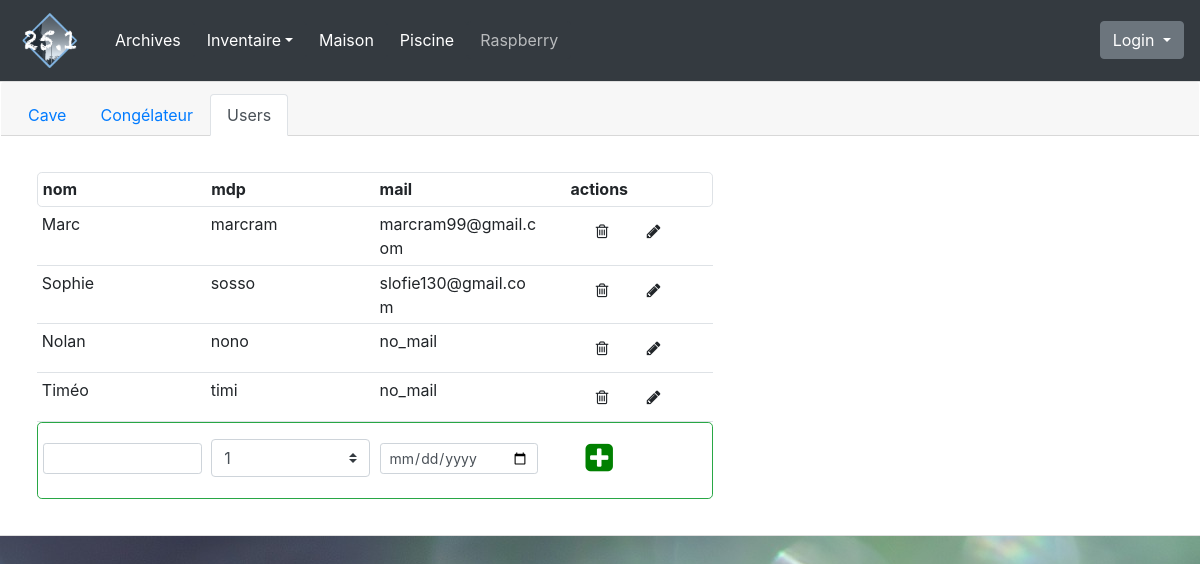
Page /inventaire/?database=Users on the committed database.
### appli/models.py (models this page shows, shortened)
class Users(db.Model):
    __tablename__ = 'users'
    id = db.Column(db.Integer, primary_key=True)
    nom = db.Column(db.String(20), nullable=False)
    mdp = db.Column(db.String(20), nullable=False)
    mail = db.Column(db.String(20), nullable=True)
    droits = db.Column(db.String(20), nullable=True)
    entetes = [['nom', 3], ['mdp', 3], ['mail', 3], ['droits', 1]]
    champ_db = [id, nom, mdp, mail, droits]

### appli/main.py (the view, shortened to what this page needs)
@app.route('/inventaire/', methods=['POST', 'GET'])
def inventaire():
    db = request.args.get('database')
    liste_db = recup_db(db)
    modif_db = ''
    return render_template('inventaire.html',
                           method='POST',
                           menu='inventaire',
                           db=db,
                           entete=db_select[db].entetes,
                           liste_db=liste_db,
                           modif_db=modif_db,
                           )

### appli/fonctions.py (called while the page is built)
def recup_db(db):
    db_select = {'Cave': Cave, 'Congel': Congel, 'Users': Users}
    liste_db=[]
    resultat = db_select[db].query.all()
    for r in resultat:
        if db == 'Cave' or db == 'Congel':
            db_items = [r.id, r.article, r.quantite, r.peremption, r.envoi_mail]
        elif db == 'Users':
            db_items = [r.id, r.nom, r.mdp, r.mail, r.droits]
        liste_db.append(db_items)
    return liste_db

### appli/main.py (called while the page is built)
@app.template_filter()
def focus_page(val):
    if val[0] == val[1]:
        return 'active'

### appli/templates/inventaire.html (shortened to what this page needs)
{% extends "base.html" %}
{% block inventaire %}
<div class="container.fluid">
    <div class="row ">
        <div class="card col-sm">
            <div class="card-header">
                <ul class="nav nav-tabs card-header-tabs ">
                    <li class="nav-item">
                        <a class="nav-link {{ [db, 'Cave']|focus_page }}" href="{{ url_for('inventaire', database='Cave') }}">Cave</a>
                    </li>
                    <li class="nav-item">
                        <a class="nav-link {{ [db, 'Congel']|focus_page }}" href="{{ url_for('inventaire', database='Congel') }}">Congélateur</a>
                    </li>
                    <li class="nav-item">
                        <a class="nav-link {{ [db, 'Users']|focus_page }}"  href="{{ url_for('inventaire', database='Users') }}">Users</a>
                    </li>
                </ul>
            </div>
            <form action='' method='post'>
                <div class="card-body mt-3">
                <div class="col-xl-7 mx-3">
                    <table class="table table-borderless table-sm">
                        <thead class="thead">
                            <tr class="row  border rounded-lg">
                                <th class="col-{{ entete[0][1] }}">{{ entete[0][0] }}</th>
                                <th class="col-{{ entete[1][1] }}">{{ entete[1][0] }}</th>
                                <th class="col-{{ entete[2][1] }}">{{ entete[2][0] }}</th>
                                <th class="col-2 text-center">actions</th>
                            </tr>
                        </thead>
                        <tbody>
                        {% for lignes in liste_db %}
                            {% if lignes[0] != modif_db %}
                                <tr class="row">
                                    <td class="col-{{ entete[0][1] }} border-bottom">{{ lignes[1] }}</td>
                                    <td class="col-{{ entete[1][1] }} border-bottom">{{ lignes[2] }}</td>
                                    <td class="col-{{ entete[2][1] }} border-bottom">{{ lignes[3] }}</td>
                                    <td class="col-3 text-center border-bottom">
                                        <button  class='btn' name="supp" value='del_{{ lignes[0] }}' style='background-color:transparent;'> <i class="fa fa-trash-o mr-2  mt-n2" ></i></button>
                                        <button  class='btn' name="modif" value='mod_{{ lignes[0] }}' style='background-color:transparent;'><i class="fa fa-pencil  mt-n2" ></i></button>
                                    </td>
                                </tr>
                            {% endif %}
                        {% endfor %}
                        {% if modif_db == '' %}
                            <tr class="row pt-2 border border-success rounded-lg ">
                                <td class="col-{{ entete[0][1] }} mt-2 "><input type="text" class="form-control form-control-sm " name="article"></class></td>
                                <td class="col-{{ entete[1][1] }}">
                                    <div class="form-group">
                                        <select class="custom-select mt-1" name="nb">
                                            <option value = 1>1</option>
                                        </select>
                                    </div>
                                </td>
                                <td class="col-{{ entete[2][1] }} mt-2"><input type="date" class="form-control form-control-sm " name="périmé"></class></td>
                                <td class="col-2 text-center mt-2"><button class='btn' name="ajout" value='ajouter' style='background-color:transparent;'><i class="fa fa-plus-square fa-2x mt-n2" style='color:green;'></i></button></td>
                            </tr>
                        {% endif %}
                        </tbody>
                    </table>
                </div>
                </div>
            </form>
        </div>
    </div>
</div>
{% endblock%}

### appli/templates/base.html (shortened to what this page needs)
<!DOCTYPE html>
<html>
    <head>
        <link rel="stylesheet" media="screen" href = "{{ url_for('static', filename='bootstrap/bootstrap.min.css') }}">
        <link rel="stylesheet" href="https://cdnjs.cloudflare.com/ajax/libs/font-awesome/4.7.0/css/font-awesome.min.css">
    </head>
    <body background="{{ url_for('static', filename='images/bg01.jpg') }}">
        {% block menu %}
            {% block navbar %}
            <nav class="navbar navbar-expand-sm navbar-dark bg-dark ">
                <a class="navbar-brand d-block  " href="{{ url_for('index') }}"><img src="{{ url_for('static', filename='images/LogoVilla.png') }}" alt="Logo" style="width:70px;"></a>
                    <div class="collapse navbar-collapse" id="navibar">
                        <ul class="navbar-nav mr-auto">
                            <li class="nav-item">
                                <a id="m_arch" class="btn btn-dark" href="{{ url_for('archives') }}">Archives</a>
                            </li>
                            <li class="dropdown">
                                <button type="button"class="btn btn-dark dropdown-toggle" id="dropdownMenuButton" data-toggle="dropdown" aria-haspopup="true" aria-expanded="false">Inventaire</button>
                            </li>
                            <li class="nav-item">
                                <a id="m_mais"class="btn btn-dark" href="{{ url_for('maison') }}">Maison</a>
                            </li>
                            <li class="nav-item">
                                <a id="m_mais"class="btn btn-dark" href="{{ url_for('piscine') }}">Piscine</a>
                            </li>
                            <li class="nav-item">
                                <a id="m_rasp"class="btn btn-dark disabled" href="{{ url_for('raspberry') }}">Raspberry</a>
                            </li>
                        </ul>
                        <ul class="navbar-nav">
                            <li class="nav-item">
                                <div class="dropdown">
                                    <a class="btn btn-secondary dropdown-toggle" href="#" role="button" id="dropdownMenuLink" data-toggle="dropdown" aria-haspopup="true" aria-expanded="false">
                                        Login
                                    </a>
                                </div>
                            </li>
                        </ul>
                    </div>
                </nav>
            {% endblock %}
        {% endblock %}
        {% block inventaire %} {% endblock %}
    </body>
</html>

### rows in the picture
Users: nom "Marc", mdp "marcram", mail "marcram99@gmail.com"
Users: nom "Sophie", mdp "sosso", mail "slofie130@gmail.com"
Users: nom "Nolan", mdp "nono", mail "no_mail"
Users: nom "Timéo", mdp "timi", mail "no_mail"

### other values in the picture
{{ entete[0][0] }} "nom"
{{ entete[1][0] }} "mdp"
{{ entete[2][0] }} "mail"
